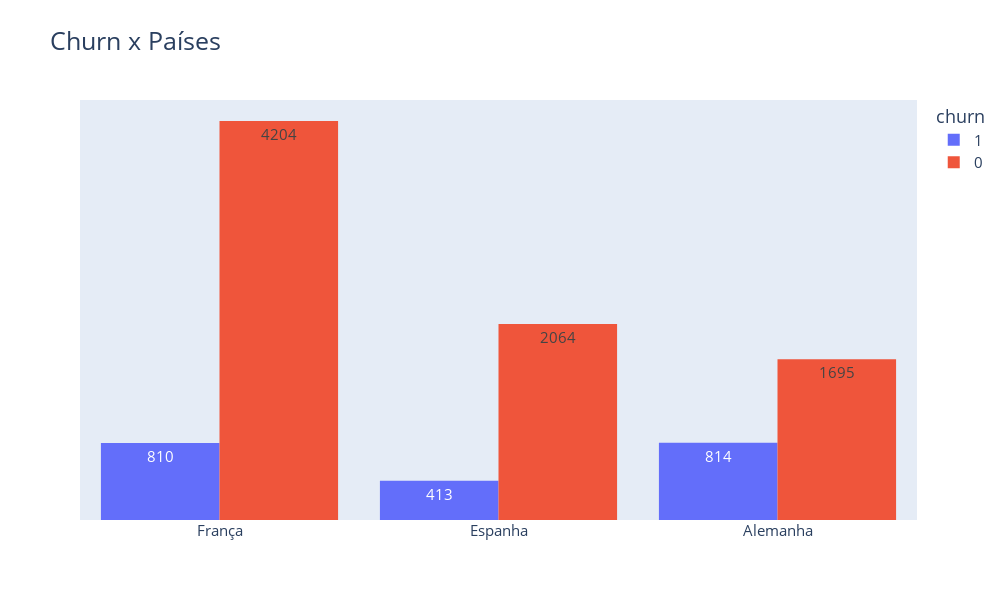

Notebook code for this chart:
### Code cell
#Grafifo Churn x Países
fig = px.histogram(dados, x = 'pais', text_auto = True, color = 'churn', barmode = 'group',title='Churn x Países')


fig.update_layout(title_font_size=25,height=600, width=1000,
                  font_size=15,bargap=0.15,
                  yaxis={'visible': False, 'showticklabels': False},xaxis_title=None)

### Figure 1 — Plotly figure (JSON) as saved in the notebook; plotly's stock layout.template omitted (floating-point values rounded to 4 significant figures; data arrays with more than 128 entries replaced by an {"elided": "..."} marker saying what was removed)
{"data": [{"alignmentgroup": "True", "bingroup": "x", "hovertemplate": "churn=1<br>pais=%{x}<br>count=%{y}<extra></extra>", "legendgroup": "1", "marker": {"color": "#636efa", "pattern": {"shape": ""}}, "name": "1", "offsetgroup": "1", "orientation": "v", "showlegend": true, "texttemplate": "%{value}", "type": "histogram", "x": {"elided": "2037 str values"}, "xaxis": "x", "yaxis": "y"}, {"alignmentgroup": "True", "bingroup": "x", "hovertemplate": "churn=0<br>pais=%{x}<br>count=%{y}<extra></extra>", "legendgroup": "0", "marker": {"color": "#EF553B", "pattern": {"shape": ""}}, "name": "0", "offsetgroup": "0", "orientation": "v", "showlegend": true, "texttemplate": "%{value}", "type": "histogram", "x": {"elided": "7963 str values"}, "xaxis": "x", "yaxis": "y"}], "layout": {"bargap": 0.15, "barmode": "group", "font": {"size": 15}, "height": 600, "legend": {"title": {"text": "churn"}, "tracegroupgap": 0}, "title": {"font": {"size": 25}, "text": "Churn x Países"}, "width": 1000, "xaxis": {"anchor": "y", "domain": [0, 1], "title": {}}, "yaxis": {"anchor": "x", "domain": [0, 1], "showticklabels": false, "title": {"text": "count"}, "visible": false}}}
